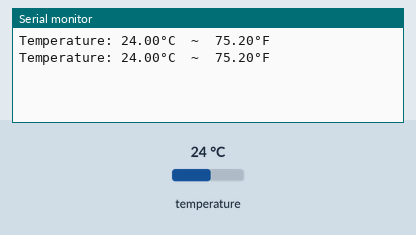
This sketch was run on a simulated Arduino Uno, built with avr-gcc and run on an emulated ATmega328P. Shown: the last lines printed to the serial monitor. The test bench sets the inputs (shaded band); at power-on: temperature 24 °C.

Above: at 2.8 s.
2.9 s: temperature set to 12 °C
At 4.3 s:
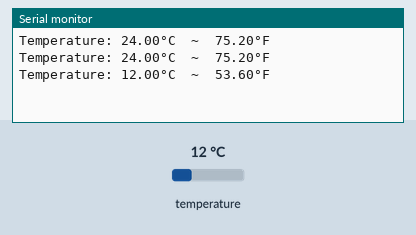
4.7 s: temperature set to 19 °C
At 4.7 s:
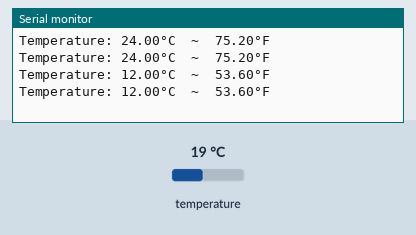
Timing chart, 0 to 7.7 s (numbered marks = the images above; inputs shaded):
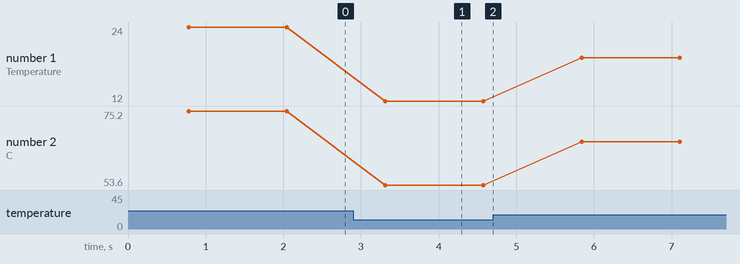

The sketch:

temperatur__e.ino
```cpp
#include <OneWire.h>
#include <DallasTemperature.h>

#define SENSOR_PIN  17

OneWire oneWire(SENSOR_PIN);
DallasTemperature DS18B20(&oneWire);

float tempC; // temperature in Celsius
float tempF; // temperature in Fahrenheit

void setup() {
  Serial.begin(9600); //
  DS18B20.begin();    // initialize the DS18B20 sensor
}

void loop() {
  DS18B20.requestTemperatures();       // command to get temperatures
  tempC = DS18B20.getTempCByIndex(0);  // read temperature in °C
  tempF = tempC * 9 / 5 + 32;

  Serial.print("Temperature: ");
  Serial.print(tempC);    // print the temperature in °C
  Serial.print("°C");
  Serial.print("  ~  ");
  Serial.print(tempF);    // print the temperature in °F
  Serial.println("°F");

  delay(500);
}
```

Measured:
- after the input at 2.9 s, the serial monitor: prints a new line after 0.41 s (image 1)
- plotted number 1: 24 → 12 after the input at 2.9 s, 12 → 19 after the input at 4.7 s
- plotted number 2: 75.2 → 53.6 after the input at 2.9 s, 53.6 → 66.2 after the input at 4.7 s
